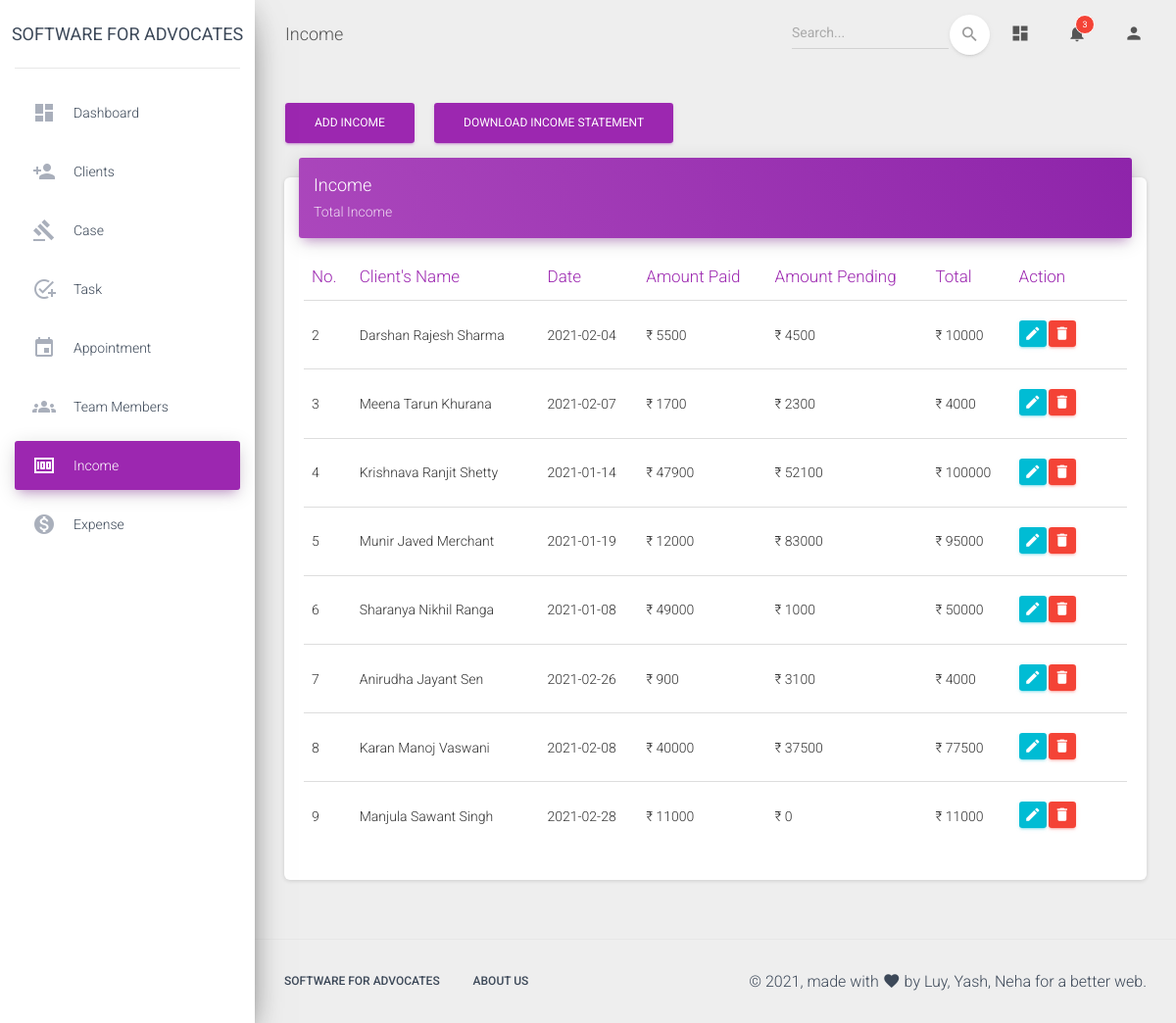
The page /admin/income.php (signed in) on the database its author committed.
### tables this page shows
CREATE TABLE `income` (
  `ID` int(50) NOT NULL,
  `name` varchar(50) NOT NULL,
  `date` varchar(10) NOT NULL,
  `amount_paid` int(10) NOT NULL,
  `total_amount` int(20) NOT NULL
);

### admin/income.php (the view, shortened to what this page needs)
<?php
if(isset($_SESSION['admin']) && $_SESSION['admin']==true) {
  $conn = db_connect();
  $query = "SELECT * from income";
  $result = mysqli_query($conn, $query);
?>
<!DOCTYPE html>
<html lang="en">
<head>
  <link rel="stylesheet" href="https://maxcdn.bootstrapcdn.com/font-awesome/latest/css/font-awesome.min.css">
  <link href="../assets/css/material-dashboard.css?v=2.1.2" rel="stylesheet" />
</head>
<body class="">
  <div class="wrapper ">
    <div class="sidebar" data-color="purple" data-background-color="white">
      <div class="logo"><a href="#" class="simple-text logo-normal">
          Software for Advocates
        </a></div>
      <div class="sidebar-wrapper">
        <ul class="nav">
          <li class="nav-item ">
            <a class="nav-link" href="./dashboard.php">
              <i class="material-icons">dashboard</i>
              <p>Dashboard</p>
            </a>
          </li>
          <li class="nav-item ">
            <a class="nav-link" href="./client.php">
              <i class="material-icons">person_add</i>
              <p>Clients</p>
            </a>
          </li>
          <li class="nav-item ">
            <a class="nav-link" href="./cases.php">
              <i class="material-icons">gavel</i>
              <p>Case</p>
            </a>
          </li>
          <li class="nav-item ">
            <a class="nav-link" href="./task.php">
              <i class="material-icons">add_task</i>
              <p>Task</p>
            </a>
          </li>
          <li class="nav-item ">
            <a class="nav-link" href="./appointment.php">
              <i class="material-icons">event</i>
              <p>Appointment</p>
            </a>
          </li>
          <li class="nav-item ">
            <a class="nav-link" href="./teammembers.php">
              <i class="material-icons">groups</i>
              <p>Team members</p>
            </a>
          </li>
          <li class="nav-item active ">
            <a class="nav-link" href="./income.php">
              <i class="material-icons">money</i>
              <p>Income</p>
            </a>
          </li>
          <li class="nav-item ">
            <a class="nav-link" href="./expense.php">
              <i class="material-icons">monetization_on</i>
              <p>Expense</p>
            </a>
          </li>
        </ul>
      </div>
    </div>
    <div class="main-panel">
      <nav class="navbar navbar-expand-lg navbar-transparent navbar-absolute fixed-top ">
        <div class="container-fluid">
          <div class="navbar-wrapper">
            <a class="navbar-brand">Income</a>
          </div>
          <div class="collapse navbar-collapse justify-content-end">
            <form class="navbar-form">
              <div class="input-group no-border">
                <input type="text" id="search" name="search" class="form-control" placeholder="Search..." onkeyup="searchItem()">
                <button type="submit" class="btn btn-white btn-round btn-just-icon">
                  <i class="material-icons">search</i>
                  <div class="ripple-container"></div>
                </button>
              </div>
            </form>
            <ul class="navbar-nav">
              <li class="nav-item">
                <a class="nav-link" href="./dashboard.php">
                  <i class="material-icons">dashboard</i>
                </a>
              </li>
              <li class="nav-item dropdown">
                <a class="nav-link" href="#" id="navbarDropdownMenuLink" data-toggle="dropdown" aria-haspopup="true" aria-expanded="false">
                  <i class="material-icons">notifications</i>
                  <span class="notification">3</span>
                </a>
              </li>
              <li class="nav-item dropdown">
                <a class="nav-link" href="javascript:;" id="navbarDropdownProfile" data-toggle="dropdown" aria-haspopup="true" aria-expanded="false">
                  <i class="material-icons">person</i>
                </a>
              </li>
            </ul>
          </div>
        </div>
      </nav>
      <div class="content">
        <div class="container-fluid">
          <div class="row">
            <div class="col-2">
              <a href="./addincome.php" class="btn btn-primary" role="button">Add Income</a>
            </div>
            <div class="col-2">
              <button type="button" class="btn btn-primary" name="dis" id="dis" data-toggle="modal" data-target="#datemodal">Download Income Statement</button>
            </div>
          </div>
          <div class="row">
            <div class="col-lg-12 col-md-12">
              <div class="card">
                <div class="card-header card-header-primary">
                  <h4 class="card-title">Income</h4>
                  <p class="card-category">Total Income</p>
                </div>
                <div class="card-body table-responsive">
                  <table class="table table-hover">
                    <thead class="text-primary">
                      <th>No.</th>
                      <th>Client's Name</th>
                      <th>Date</th>
                      <th>Amount Paid</th>
                      <th>Amount Pending</th>
                      <th>Total</th>
                      <th>Action</th>
                    </thead>
                    <tbody>
                    <?php while($array = mysqli_fetch_assoc($result)): ?>
                      <tr>
                        <td><?php echo $array['ID']; ?></td>
                        <td><?php echo $array['name']; ?></td>
                        <td><?php echo $array['date']; ?></td>
                        <td><?php echo "₹ ".$array['amount_paid']; ?></td>
                        <td><?php $amount_pending = $array['total_amount']-$array['amount_paid']; echo "₹ ".$amount_pending; ?></td>
                        <td><?php echo "₹ ".$array['total_amount']; ?></td>
                        <td class="td-actions text-middle">
                          <div class='row'>
                          <div class='col-1 form-group'>
                          <form method= "post" action ="./editincome.php">
                            <button type="submit" rel="tooltip" class="btn btn-info" name='edit' value="<?php echo $array['ID']; ?>">
                                <i class="material-icons">edit</i>
                            </button>
                          </form>
                          </div>
                          <div class='col-1 form-group'>
                          <form method= "post" action ="./deleteincome.php">
                            <button type="submit" rel="tooltip" class="btn btn-danger" name='delete' onclick="return confirm('Are you sure?');" value="<?php echo $array['ID']; ?>">
                                <i class="material-icons">delete</i>
                            </button>
                          </form>
                          </div>
                          </div>
                        </td>
                      </tr>
                    <?php endwhile; ?>
                    </tbody>
                  </table>
                </div>
              </div>
            </div>
          </div>
        </div>
      </div>
      <footer class="footer">
        <div class="container-fluid">
          <nav class="float-left">
            <ul>
              <li>
                <a>
                  Software for Advocates
                </a>
              </li>
              <li>
                <a href="#">
                  About Us
                </a>
              </li>
            </ul>
          </nav>
          <div class="copyright float-right">
            &copy;
            , made with <i class="material-icons">favorite</i> by
            Luy, Yash, Neha for a better web.
          </div>
        </div>
      </footer>
    </div>
  </div>
</body>
</html>
<?php
}
else {
  header("Location: ../index.php");
}
?>

### rows shown on the page
income: ID "2", name "Darshan Rajesh Sharma", date "2021-02-04", amount_paid "5500", amount_pending "4500", total_amount "10000"
income: ID "3", name "Meena Tarun Khurana", date "2021-02-07", amount_paid "1700", amount_pending "2300", total_amount "4000"
income: ID "4", name "Krishnava Ranjit Shetty", date "2021-01-14", amount_paid "47900", amount_pending "52100", total_amount "100000"
income: ID "5", name "Munir Javed Merchant", date "2021-01-19", amount_paid "12000", amount_pending "83000", total_amount "95000"
income: ID "6", name "Sharanya Nikhil Ranga", date "2021-01-08", amount_paid "49000", amount_pending "1000", total_amount "50000"
income: ID "7", name "Anirudha Jayant Sen", date "2021-02-26", amount_paid "900", amount_pending "3100", total_amount "4000"
income: ID "8", name "Karan Manoj Vaswani", date "2021-02-08", amount_paid "40000", amount_pending "37500", total_amount "77500"
income: ID "9", name "Manjula Sawant Singh", date "2021-02-28", amount_paid "11000", amount_pending "0", total_amount "11000"
